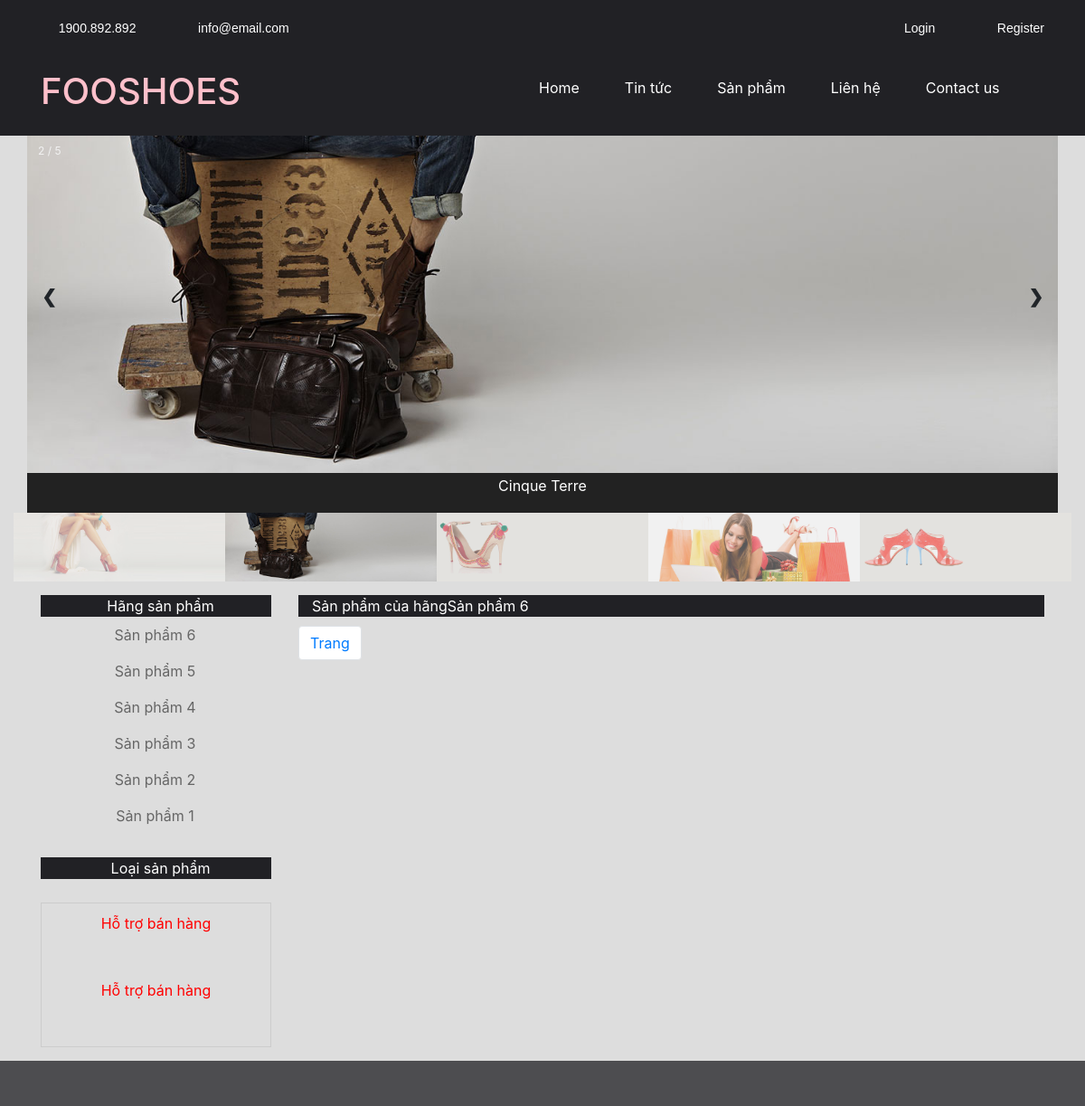
/index.php?controller=product&id=6 (upper part), run on an earlier commit of the app's database.
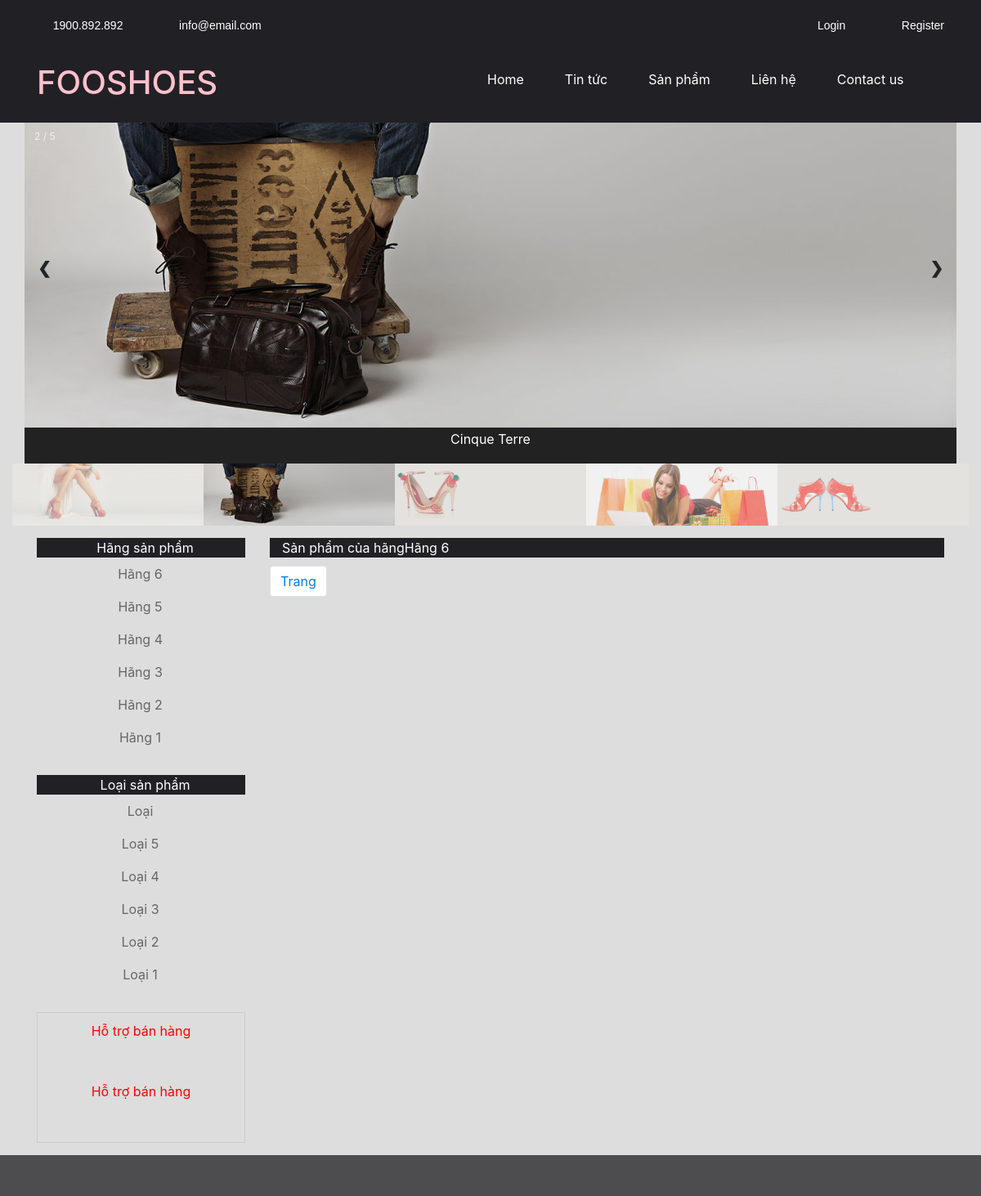
And on a later commit of the database.
### tables this page shows
CREATE TABLE `tbl_category_product` (
  `pk_category_product_id` int(11) NOT NULL,
  `c_name` varchar(500) NOT NULL
);

CREATE TABLE `tbl_product_type` (
  `pk_product_type_id` int(11) NOT NULL,
  `c_name` varchar(500) NOT NULL
);

### Controller/frontend/controller_category.php (called while the page is built, shortened)
<?php
    class controller_category{
        public function __construct(){
            $this->model = new model();
            $arr = $this->model->get_all("select * from tbl_category_product order by pk_category_product_id desc");
            include "View/frontend/view_category.php";
        }
    }
    new controller_category();
 ?>

### Model/model.php (called while the page is built, shortened)
<?php
	class model{
		public function get_all($sql){
			global $db;
			$result = mysqli_query($db,$sql);
			$arr = array();
			while($rows = mysqli_fetch_object($result))
				$arr[] = $rows;
			return $arr;
		}
		public function get_a_record($sql){
			global $db;
			$result = mysqli_query($db,$sql);
			$arr = mysqli_fetch_object($result);
			return $arr;
		}
	}
 ?>

### Controller/frontend/controller_product_type.php (called while the page is built, shortened)
<?php
    class controller_product_type{
        public function __construct(){
            $this->model = new model();
            $arr = $this->model->get_all("select * from tbl_product_type order by pk_product_type_id desc");
            include "View/frontend/view_product_type.php";
        }
    }
    new controller_product_type();
 ?>

### Controller/frontend/controller_product.php (called while the page is built, shortened)
<?php
	class controller_product{
		public function __construct(){
			$this->model = new model();
			$id = isset($_GET["id"])?$_GET["id"]:0;
			include "view/frontend/view_product.php";
		}
	}
	new controller_product();
 ?>

### View/frontend/view_category.php (the view)
            <div class="box-container">
                <div class="product-category">
                    <div class="header"><span>Hãng sản phẩm</span></div>
                        <div id="product_category">
                        <ul>
                           <?php
                               foreach ($arr as $rows) {
                            ?>
                           <li>
                           	<a href="index.php?controller=product&id=<?php echo $rows->pk_category_product_id; ?>"><span><?php echo $rows->c_name; ?></span></a>
                           </li>
                           <?php } ?>
                       </ul>
                    </div>
                </div>
</div>

### index.php (shortened to what this page needs)
<?php
	include "config.php";
	include "model/model.php";
	$controller = isset($_GET["controller"])?$_GET["controller"]:"home";
	if ($controller == 'logout') {
		include "Controller/frontend/controller_logout.php";
	}
	else{
		$controller = "Controller/frontend/controller_$controller.php";
		include "View/frontend/master.php";
	}
 ?>

### View/frontend/master.php (shortened to what this page needs)
<!DOCTYPE html>
<html>
<head>
  <link rel="stylesheet" href="Public/frontend/bootstrap/css/bootstrap.min.css">
  <link rel="stylesheet" href="Public/frontend/bootstrap/css/bootstrap.css">
  <link rel="stylesheet" type="text/css" href="Public/frontend/icofont/icofont.css">
  <link rel="stylesheet" type="text/css" href="Public/frontend/css/index.css">
</head>
<body>
	<div class="header">
		<div class="header__topbar">
			<div class="container">
				<div class="row">
					<div class="col-lg-6">
						<div class="topbar-info">
							<span class="topbar-info__item">
								<a href="tel:1900892892">
									<i class="icofont-telephone"></i>
									1900.892.892
								</a>
							</span>
							<span class="mail topbar-info__item">
								<a href="mailto:dat.fithou@gmail.com">
									<i class="icofont-envelope"></i>
									info@email.com
								</a>
							</span>
						</div>
					</div>
					<div class="col-lg-6 text-lg-right">
						<?php if (isset($_SESSION['hovaten'])) {	?>
						<div class="topbar-info infor-card" >
							<span class="topbar-info__item dropdown-toggle" data-toggle="dropdown" >
								<a href="#" ><i class="icofont-user"></i><?php echo $_SESSION['hovaten']; ?>
								</a>
								 <div class="dropdown-menu bg-dark">
						            <a class="dropdown-item" href="#">Thông tin cá nhân</a>
						            <button class="dropdown-item" onclick="location.href='index.php?controller=logout'">Logout</button>
						         </div>
							</span>
							<span class="mail topbar-info__item">
								<a href="index.php?controller=cart"><i class="icofont-shopping-cart"></i>
								Có <strong>
		                         <?php
			                         $total = 0;
			                            if(isset($_SESSION["cart"])){
			                                foreach ($_SESSION["cart"] as $value) {
			                                    $total++;
			                                }
			                            }
			                         echo $total;
		                          ?>
		                        </strong> sản phẩm trong giỏ hàng của bạn</span></a>
									</span>
								</div>
					<?php } else{ ?>
						<div class="topbar-info">
							<span class="topbar-info__item">
								<a href="index.php?controller=login&act=login"><i class="icofont-lock"></i>
								Login</a>
							</span>
							<span class="mail topbar-info__item">
								<a href="index.php?controller=register&act=register"><i class="icofont-user"></i>
								Register</a>
							</span>
						</div>
					<?php } ?>
					</div>
				</div>
			</div>
		</div>
		<div class="header__mainbar">
			<div class="container">
				<div class="row">
					<div class="col-lg-2 align-self-lg-center">
						<div class="site-indentify">
							<a href="site-indentify__logo" style="color: pink;">
								<h1>FOOSHOES</h1>
							</a>
						</div>
					</div>
					<div class="col-lg-10">
						<div class="menu-search">
							<div class="menu">
								<nav>
								<ul class="menu__list">
									<li>
										<a href="index.php">Home</a>
									</li>
									<li>
										<a href="">Tin tức</a>
									</li>
									<li>
										<a href="#">Sản phẩm</a>
									</li>
									<li>
										<a href="#">Liên hệ</a>
									</li>
									<li>
										<a href="#">Contact us</a>
									</li>
								</ul>
								</nav>
							</div>
							<div class="search">
								<form>
									<button class="search__submit" type="submit">
										<i class="icofont-search"></i>
									</button>
								</form>
							</div>
						</div>
					</div>
						</div>
					</div>
					</div>
				</div>
<div class="slideshow" style="background-color: #ddd;">
	<div class="container">
		<div class="row">
	<div id="container">
	  <div class="mySlides">
	    <div class="numbertext">2 / 5</div>
	    <img src="Public/frontend/img/slider-image2.jpg" style="width:100%">
	  </div>
	  <a class="prev" onclick="plusSlides(-1)">❮</a>
	  <a class="next" onclick="plusSlides(1)">❯</a>
	  <div class="caption-container">
	    <p id="caption"></p>
	  </div>
	  <div class="row">
	    <div class="column">
	      <img class="demo cursor" src="Public/frontend/img/slider-image1.jpg" style="width:100%" onclick="currentSlide(1)" alt="The Woods">
	    </div>
	    <div class="column">
	      <img class="demo cursor" src="Public/frontend/img/slider-image2.jpg" style="width:100%" onclick="currentSlide(2)" alt="Cinque Terre">
	    </div>
	    <div class="column">
	      <img class="demo cursor" src="Public/frontend/img/slider-image3.jpg" style="width:100%" onclick="currentSlide(3)" alt="Mountains and fjords">
	    </div>
	    <div class="column">
	      <img class="demo cursor" src="Public/frontend/img/slider-image4.jpg" style="width:100%" onclick="currentSlide(4)" alt="Northern Lights">
	    </div>
	    <div class="column">
	      <img class="demo cursor" src="Public/frontend/img/slider-image5.jpg" style="width:100%" onclick="currentSlide(5)" alt="Nature and sunrise">
	    </div>
	  </div>
	</div>
</div>
	</div>
</div>
 <div class ="content">
        <div class="container">
        	<div class="row">
	            <div class="col-lg-3 left-col">
	               <?php include "Controller/frontend/controller_category.php"; ?>
	            	 <?php include "Controller/frontend/controller_product_type.php"; ?>
	                <div class="support">
	                    <div class="support_title">Hỗ trợ bán hàng</div>
	                    <div>
	                        <i class="icofont-facebook-messenger" style="font-size: 35px; color: blue;"></i>
	                    </div>
	                    <div class="support_title">Hỗ trợ bán hàng</div>
	                    <div class="support_ym">
	                       <i class="icofont-phone-circle"style="font-size: 35px; color: blue;"></i>
	                    </div>
	                </div>
	            </div>
		         <div class="col-lg-9 right-col">
		          <?php
		          if(file_exists($controller))
		            include $controller;
		    		?>
		         </div>
           </div>
        </div>
    </div>
	<div class="footer">
</div>
</body>
</html>

### View/frontend/view_product_type.php
        	<div class="box-container">
                <div class="product-category">
                    <div class="header"><span>Loại sản phẩm</span></div>
                        <div id="product_category">
                        <ul>
                           <?php
                               foreach ($arr as $rows) {
                            ?>
                           <li>
                           	<a href="index.php?controller=product&id=<?php echo $rows->pk_product_type_id; ?>"><span><?php echo $rows->c_name; ?></span></a>
                           </li>
                           <?php } ?>
                       </ul>
                    </div>
                </div>
</div>

### View/frontend/view_product.php (shortened to what this page needs)
    <div class="box-container">
        <div class="box-home box-product">
            <div class="header">
                <div class="promote">
                    <?php
                        $category = $this->model->get_a_record("select * from tbl_category_product where pk_category_product_id=$id");
                     ?>
                    <a href="#"><span>Sản phẩm của hãng<?php echo isset($category->c_name) ? $category->c_name : ""; ?></span></a>
                </div>
            </div>
            </div>
        </div>
 <div>
    <ul class="pagination">
            <li class="page-item"><a class="page-link" href="#">Trang</a></li>
    </ul>
</div>

### Public/frontend/css/index.css (style rules this page uses)
.header { position: relative; background-color: #212125; }
.header__topbar a { text-decoration: none; color:#fff; }
.topbar-info { padding:18px 0; }
.topbar-info .topbar-info__item { font-family: 'Poppins', sans-serif; font-size: 14px; margin-right: 45px; }
.topbar-info .topbar-info__item i { margin-right: 5px; }
.topbar-info .topbar-info__item:last-child { margin-right: 0; }
.menu-search { display: flex; justify-content: flex-end; }
.menu-search a { color: #fff; }
.menu ul { list-style: none; padding: 0; }
.menu ul li { position: relative; }
.menu ul li a { text-decoration: none; display: block; }
.menu .menu__list { display: flex; flex-wrap: wrap; }
.menu .menu__list >li >a { padding:25px 25px; }
.search form { position: relative; margin-top:20px; }
.search form .search__submit { border:0; cursor: pointer; background: transparent; position: relative; top:5px; }
.search form .search__submit i { color: #fff; }
.slideshow .container { position: relative; }
.mySlides { display: none; }
.cursor { cursor: pointer; }
.prev, .next { cursor: pointer; position: absolute; top: 40%; width: auto; padding: 16px; margin-top: -50px; color: white; font-weight: bold; font-size: 20px; border-radius: 0 3px 3px 0; user-select: none; -webkit-user-select: none; }
.next { right: 0; border-radius: 3px 0 0 3px; }
.numbertext { color: #f2f2f2; font-size: 12px; padding: 8px 12px; position: absolute; top: 0; }
.caption-container { text-align: center; background-color: #222; padding: 2px 16px; color: white; }
.row:after { content: ""; display: table; clear: both; }
.column { float: left; width: 20%; }
.demo { opacity: 0.6; }
.slideshow .active, .demo:hover { opacity: 1; }
.content { background-color: #ddd; padding-top: 15px; }
.box-container { padding-bottom:10px; width:100%; display:inline-block; }
.product-category .header span { padding-left: 10px; color: #fff; }
.product-category { padding-left: 0px; width: 100%; text-align: center; }
.product-category ul { padding-left: 0px; width: 100%; }
.product-category ul li { padding:0px 9px 0px 7px;list-style: none;width: 100%; }
.product-category ul li a { color:#666;display:block; text-decoration: none; }
.product-category ul li a span { display:block; padding:8px 0px 8px 0px; }
.support { border:1px solid #cccccc;margin-bottom: 15px;text-align: center; }
.support_title { margin-top: 10px;padding-bottom: 5px;color:red; }
.support_ym { margin-bottom: 10px; }
.box-home .header .promote a { color: #fff; padding-left: 15px; }
.footer { background-color: #212125; opacity: 0.8; color: white; padding-top: 90px; font-family: 'Poppins', sans-serif; font-size: 14px; }

What changed in the data, as far as the page shows it:
changed tbl_category_product: c_name "Sản phẩm 6" → "Hãng 6"
changed tbl_category_product: c_name "Sản phẩm 5" → "Hãng 5"
changed tbl_category_product: c_name "Sản phẩm 4" → "Hãng 4"
changed tbl_category_product: c_name "Sản phẩm 3" → "Hãng 3"
changed tbl_category_product: c_name "Sản phẩm 2" → "Hãng 2"
changed tbl_category_product: c_name "Sản phẩm 1" → "Hãng 1"
added tbl_product_type: c_name "Loại"
added tbl_product_type: c_name "Loại 5"
added tbl_product_type: c_name "Loại 4"
added tbl_product_type: c_name "Loại 3"
added tbl_product_type: c_name "Loại 2"
added tbl_product_type: c_name "Loại 1"
